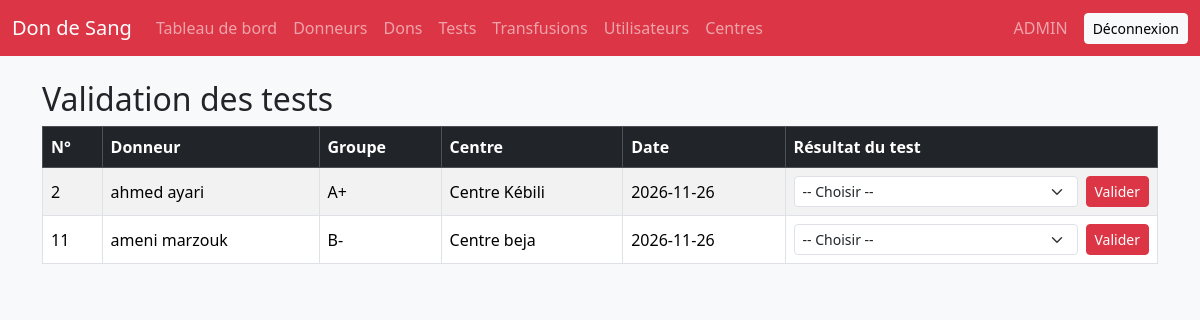
The app's page /tests.php (signed in) with its own data.
### tables this page shows
CREATE TABLE `dons` (
  `id_don` int(11) NOT NULL AUTO_INCREMENT,
  `id_donneur` int(11) NOT NULL,
  `id_centre` int(11) NOT NULL,
  `date_don` date NOT NULL,
  `statut` enum('EN STOCK','VALIDE','UTILISÉ','REJETÉ') NOT NULL DEFAULT 'EN STOCK',
  PRIMARY KEY (`id_don`),
  KEY `id_donneur` (`id_donneur`),
  KEY `id_centre` (`id_centre`),
  CONSTRAINT `dons_ibfk_1` FOREIGN KEY (`id_donneur`) REFERENCES `donneurs` (`id_donneur`),
  CONSTRAINT `dons_ibfk_2` FOREIGN KEY (`id_centre`) REFERENCES `centres_collecte` (`id_centre`)
);

CREATE TABLE `donneurs` (
  `id_donneur` int(11) NOT NULL AUTO_INCREMENT,
  `nom` varchar(50) NOT NULL,
  `prenom` varchar(50) NOT NULL,
  `cin` varchar(8) NOT NULL,
  `groupe_sanguin` enum('A+','A-','B+','B-','AB+','AB-','O+','O-') NOT NULL,
  `ville` varchar(50) NOT NULL,
  PRIMARY KEY (`id_donneur`),
  UNIQUE KEY `cin` (`cin`)
);

CREATE TABLE `centres_collecte` (
  `id_centre` int(11) NOT NULL AUTO_INCREMENT,
  `nom` varchar(100) NOT NULL,
  `ville` varchar(50) NOT NULL,
  PRIMARY KEY (`id_centre`)
);

### tests.php (the view, shortened to what this page needs)
<?php
require 'header.php';
$dons = $pdo->query("
    SELECT d.id_don, d.date_don, dn.nom, dn.prenom, dn.groupe_sanguin, c.nom AS centre
    FROM dons d
    JOIN donneurs dn ON d.id_donneur = dn.id_donneur
    JOIN centres_collecte c ON d.id_centre = c.id_centre
    WHERE d.statut = 'EN STOCK'
    ORDER BY d.date_don, d.id_don
")->fetchAll(PDO::FETCH_ASSOC);
?>
<h2>Validation des tests</h2>
<?php if (count($dons) === 0): ?>
    <div class="alert alert-info">Aucun don en attente de validation.</div>
<?php else: ?>
    <div class="table-responsive">
        <table class="table table-striped table-bordered align-middle">
            <thead class="table-dark">
                <tr>
                    <th>N°</th>
                    <th>Donneur</th>
                    <th>Groupe</th>
                    <th>Centre</th>
                    <th>Date</th>
                    <th>Résultat du test</th>
                </tr>
            </thead>
            <tbody>
                <?php foreach ($dons as $don): ?>
                    <tr>
                        <td><?= (int)$don['id_don'] ?></td>
                        <td><?= htmlspecialchars($don['nom'] . ' ' . $don['prenom']) ?></td>
                        <td><?= htmlspecialchars($don['groupe_sanguin']) ?></td>
                        <td><?= htmlspecialchars($don['centre']) ?></td>
                        <td><?= htmlspecialchars($don['date_don']) ?></td>
                        <td>
                            <form method="post" class="d-flex gap-2">
                                <select name="est_conforme" class="form-select form-select-sm" required>
                                    <option value="">-- Choisir --</option>
                                </select>
                                <button type="submit" class="btn btn-sm btn-danger">Valider</button>
                            </form>
                        </td>
                    </tr>
                <?php endforeach; ?>
            </tbody>
        </table>
    </div>
<?php endif; ?>
<?php require 'footer.php'; ?>

### records on screen
dons: id_don "2", id_donneur.prenom "ahmed ayari", id_donneur.groupe_sanguin "A+", id_centre.nom "Centre Kébili", date_don "2026-11-26"
dons: id_don "11", id_donneur.prenom "ameni marzouk", id_donneur.groupe_sanguin "B-", id_centre.nom "Centre beja", date_don "2026-11-26"

### other values on screen
$role "ADMIN"
